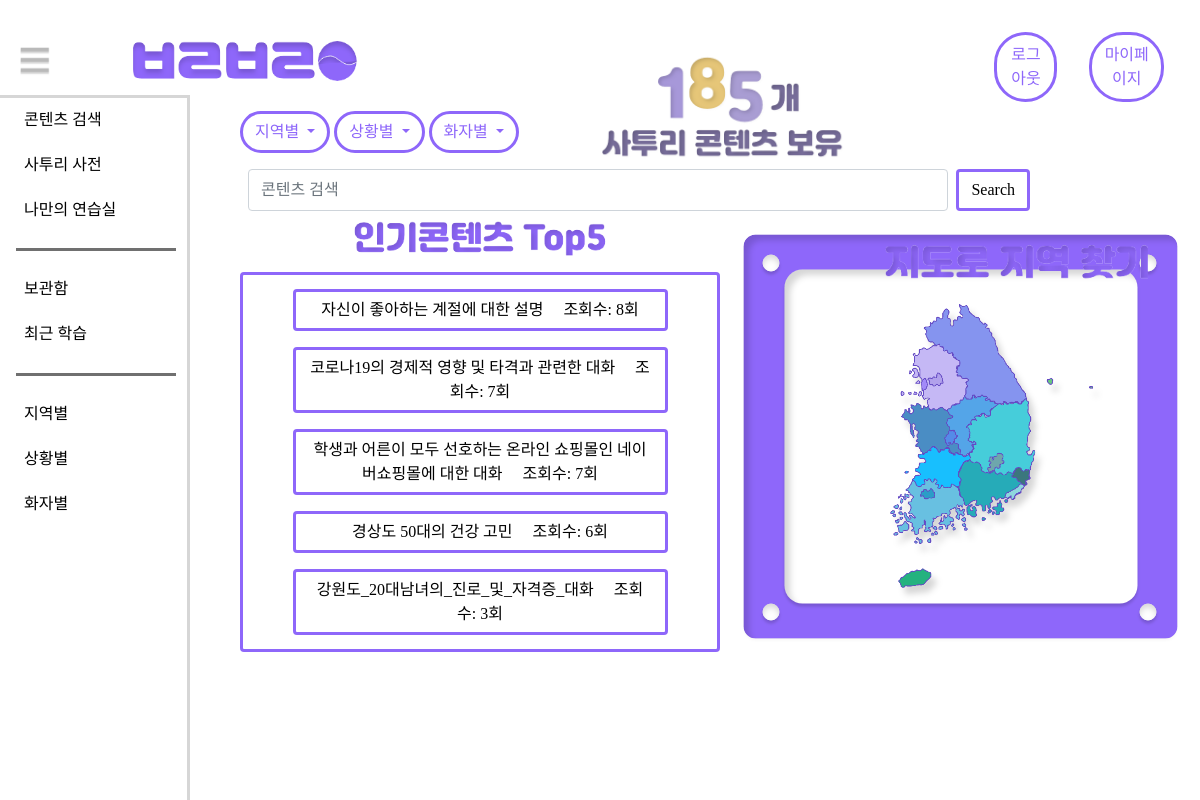
The app's page / (signed in) with its own data.
### voice/models.py (models this page shows, shortened)
class voice(models.Model):
    title = models.CharField(max_length=50)
    region = models.CharField(max_length = 30, choices=region_choice)
    situation = models.CharField(max_length = 30, choices=situation_choice, blank=True)
    talker_age = models.CharField(max_length = 30, choices=talker_age_choice, blank=True)
    talker_gender = models.CharField(max_length = 30, choices=talker_gender_choice, blank=True)
    views = models.PositiveIntegerField(default=0)
    memo = models.CharField(max_length = 300, blank=True)
    objects = managers.CustomModelManager()
    audio = models.FileField(upload_to="voice")
    script = models.FileField(upload_to="script", blank=True)
    script_title = models.CharField(max_length=100, blank=True)
    text = models.TextField(default="", blank=True)

### django_prj/views.py (the view)
# urls.py: path('', HomeView.as_view(), name='home'),
class HomeView(ListView):
    template_name = 'home.html'
    model = voice
    context_object_name = "voice_list"
    queryset = voice.objects.order_by("-views")[0:5]

### templates/home.html (shortened to what this page needs)
{% extends 'base.html' %}
{% block content %}
{% load static %}
  <div class="dropdown my-3">
    <button class="btn btn-outline-primary dropdown-toggle" type="button" data-bs-toggle="dropdown" aria-expanded="false">
      지역별
    </button>
    <button class="btn btn-outline-primary dropdown-toggle" type="button" data-bs-toggle="dropdown" aria-expanded="false">
      상황별
    </button>
    <button class="btn btn-outline-primary dropdown-toggle" type="button" data-bs-toggle="dropdown" aria-expanded="false">
      화자별
    </button>
  </div>
    <div>
      <i1>
        <img class = "185"
        src = "{% static 'searching/185.png' %}"
        alt = "185개 사투리 콘텐츠 보유"
        title = "185개의 사투리 콘텐츠 보유"
        style =
          "position: absolute;
          top: 50px;
          left: 600px;
          width: 248px;">
      </i1>
    </div>
  <div class="container-fluid" style="padding-left:0;">
    <form class="d-flex col-lg-10" role="search" method="GET" action="{% url 'search:search' %}">
      <input class="form-control mx-2" type="search" placeholder="콘텐츠 검색" aria-label="Search" name="q" value="{{q}}">
      <button class="btn btn-outline" type="submit">Search</button>
    </form>
  </div>
  <div class="content">
    <div class="lcon center">
      <i2>
        <img class = "Top5"
        src = "../static/searching/Top5.png"
        alt = "Top5"
        title = "Top5"
        style =
          "margin-top: 10px;
          top: 269px;
          left: 375px;
          height: 35px;">
      </i2>
      <div class="my-3 btn col-12" style="border:#8E67FA solid;">
        <div style="font-size: 15px;">
          <ul style="list-style:none; padding:0px; margin:0px;">
              {% for voice in voice_list %}
                <li><a class="btn btn-outline col-10 my-2" href="{% url 'voice:voice_detail' pk=voice.id %}">{{voice.title}} &nbsp;&nbsp;&nbsp;&nbsp;조회수: {{voice.views}}회</a></li>
              {% endfor %}
          </ul>
        </div>
      </div>
    </div>
    <div class="rcon center">
      <i3>
        <img class = "jidoro"
        src = "../static/searching/jidoro.png"
        alt = "jidoro"
        title = "jidoro"
        style =
          "position: absolute;
          top: 245px;
          left: 885px;
          height: 35px;">
      </i3>
      <img src="{% static 'searching/right_box.png' %}" usemap="#image-map">
    </div>
  </div>
{% endblock %}

### static/style.css (style rules this page uses)
a { font-family: 'GmarketSansMedium'; }
div { font-family: 'GmarketSansMedium'; }
.btn-outline-primary { border:#8E67FA solid; border-radius: 34px; color:#8E67FA; font-family: 'GmarketSansMedium'; }
.btn-outline { border:#8E67FA solid; color:black }
.content { display: grid; grid-template-columns: 1fr 1fr; }
.center { display: grid; place-items: center; }
.lcon { grid-column: 1 / 2; }
.rcon { grid-column: 2 / 3; }

### records on screen
voice: title "자신이 좋아하는 계절에 대한 설명", views "8"
voice: title "코로나19의 경제적 영향 및 타격과 관련한 대화", views "7"
voice: title "학생과 어른이 모두 선호하는 온라인 쇼핑몰인 네이버쇼핑몰에 대한 대화", views "7"
voice: title "경상도 50대의 건강 고민", views "6"
voice: title "강원도_20대남녀의_진로_및_자격증_대화", views "3"
